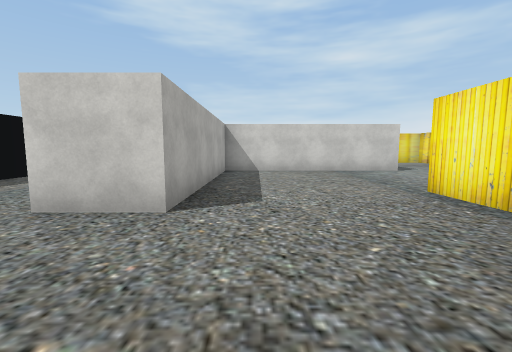
View 1 (above)

18 first-person views from a walk through a 3-D level made in the Unity game engine. The camera is 1.4 m above the floor, tilts 6° down and sees 90° across. The floor is counted in squares, 2 m on a side. Each view is taken from the middle of a square. On the plan, view 1 faces up. The plan holds only what a view shows up to about 9 squares ahead; the rest is blank. The place goes on beyond the plan. The player character is not drawn. Door leaves are left out, so doorways stand open. Some surface patterns are stand-ins.

View 2
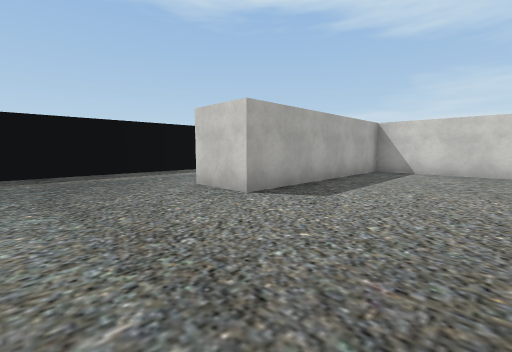

View 3
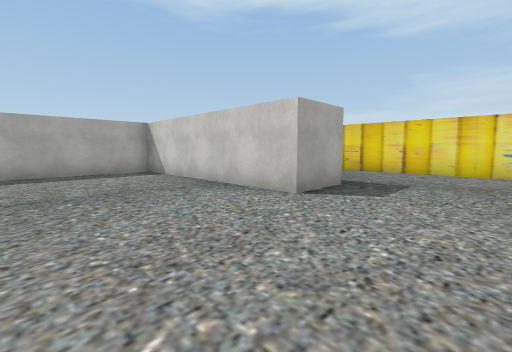

View 4
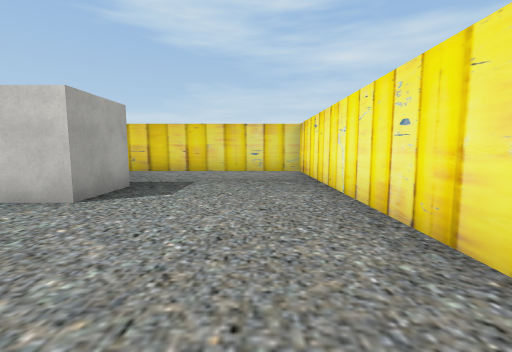

View 5
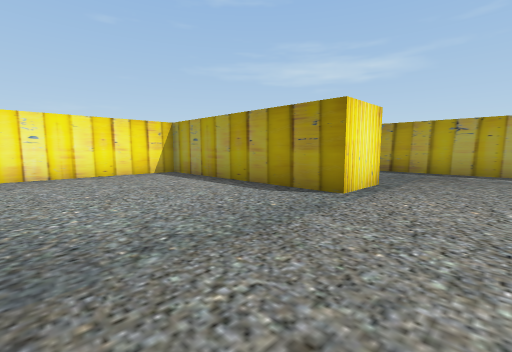

View 6
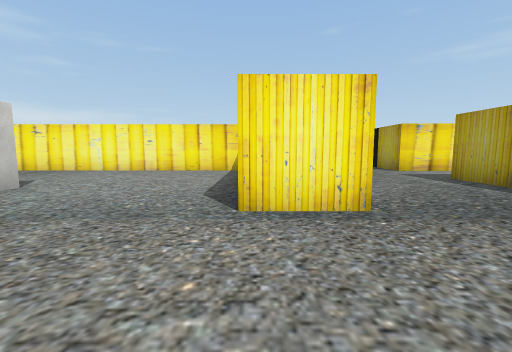

View 7
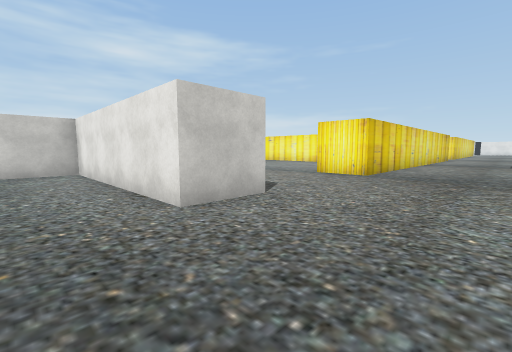

View 8
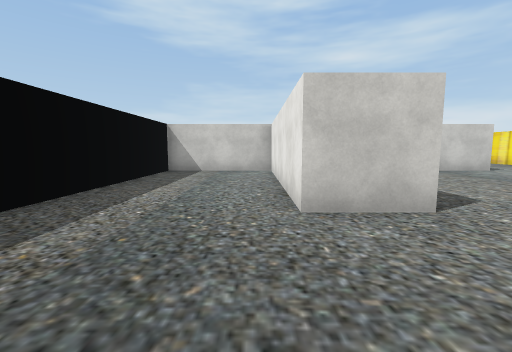

View 9
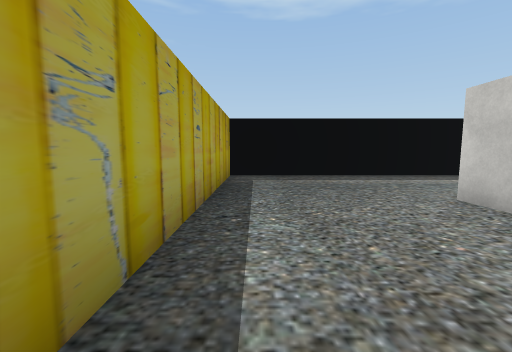

View 10
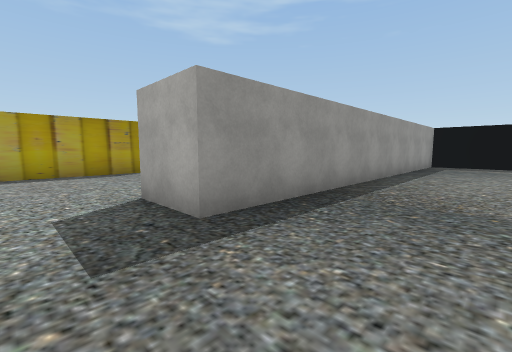

View 11
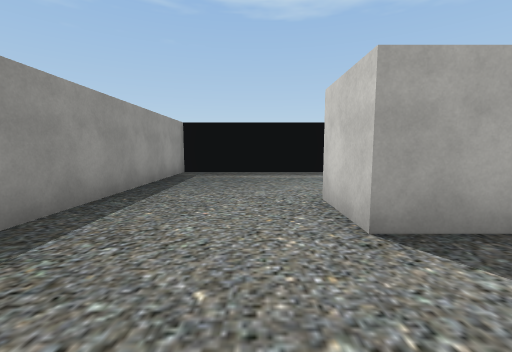

View 12
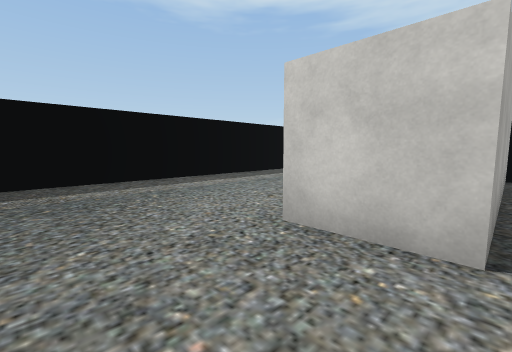

View 13
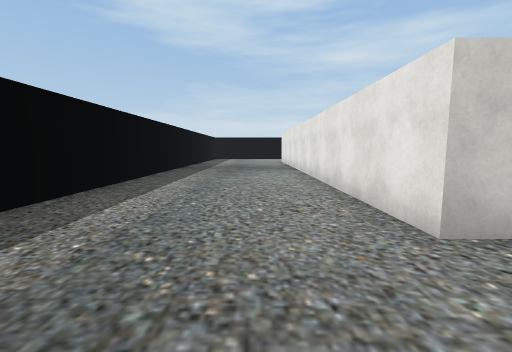

View 14
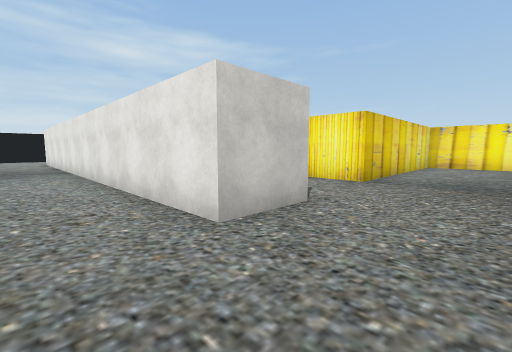

View 15
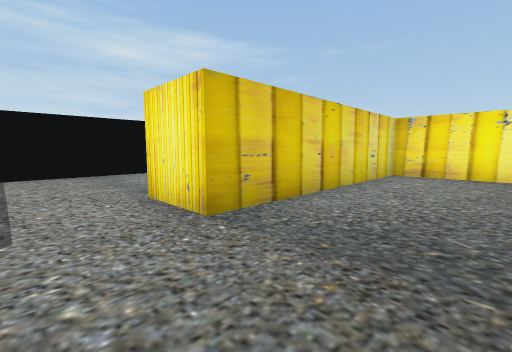

View 16
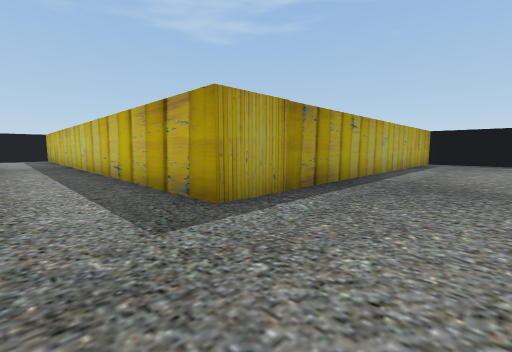

View 17
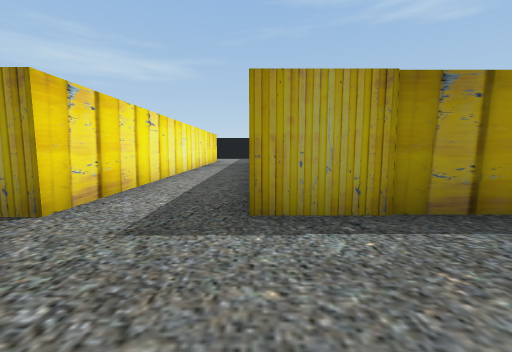

View 18
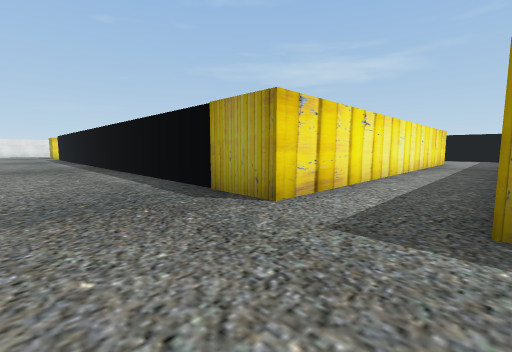

### Floor plan
Points are (right, up) in squares from view 1. A wall is a line through its corners. A room is listed if a view was taken in it or the views show most of it. See-through windows are left out.
Room 1 (views 1, 2, 3, 4, 5, 6, 7, 8, 9, 10, 16, 17, 18)
walls: (6.1, 2.8) (2.8, 2.8) (2.8, 4.2) (8.4, 4.2) (8.4, 13.2) (2.5, 13.2); (2.6, 9.8) (4.6, 9.8) (4.6, 8.3) (-1, 8.3) (-1, 2.8) (-2.5, 2.8) (-2.5, 8.3) (-5.8, 8.3) (-5.8, -0.7) (6.1, -0.7) (6.1, -8.9); (8.2, -8.6) (8.2, -0.7) (16.1, -0.7)
ways out: opening at (3.5, 11.5) to room 2
Room 2 (views 11, 12, 15)
walls: (-0.1, 12.9) (-1.6, 12.9); (-1.6, 9.8) (2.6, 9.8)
ways out: opening at (3.5, 11.5) to room 1; opening at (-0.5, 11.5) to room 3; opening at (1.5, 13.5)
Room 3 (views 13, 14)
walls: (-1.6, 12.9) (-1.6, 18.5); (-5.8, 18.5) (-5.8, 9.8) (-1.6, 9.8)
ways out: opening at (-0.5, 11.5) to room 2

Positions as (right, up) in squares from view 1, and headings:
1: (0, 0), facing up
2: (2, 0), facing up-left
3: (7, 5), facing up-left
4: (7, 5), facing up
5: (1, 8), facing down-right
6: (0, 4), facing right
7: (-4, 0), facing up-right
8: (-3, 0), facing up
9: (1, 0), facing left
10: (6, 12), facing down-left
11: (2, 12), facing left
12: (0, 11), facing up-left
13: (-3, 11), facing up
14: (-3, 11), facing up-right
15: (1, 11), facing up-right
16: (8, 2), facing down-left
17: (6, 2), facing down
18: (6, 2), facing down-right
